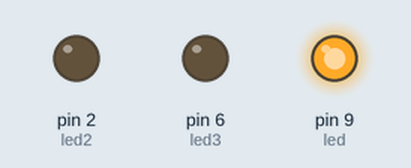
Recording of a sketch running on a simulated Arduino Uno, built with avr-gcc and run on an emulated ATmega328P. Shown: output pins drawn as LEDs (lit = HIGH).

Above: at 0.2 s.
At 1.2 s:
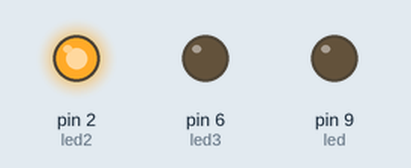
At 2.2 s:
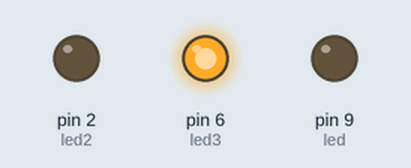
At 5.7 s:
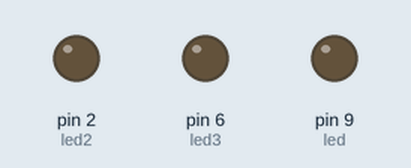
Timing chart, 0 to 6.9 s (numbered marks = the images above):
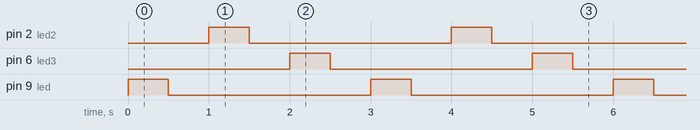

The sketch:

Pisca-pisca.ino
```cpp
int led = 9;
int led2 = 2;
int led3 = 6;

void setup() {
  // put your setup code here, to run once:
  pinMode(led, OUTPUT);
  pinMode(led2, OUTPUT);
  pinMode(led3, OUTPUT);
}

void loop() {
  // put your main code here, to run repeatedly:
  digitalWrite(led, HIGH);
  delay(500);
  digitalWrite(led, LOW);
  delay(500);
  digitalWrite(led2, HIGH);
  delay(500);
  digitalWrite(led2, LOW);
  delay(500);
  digitalWrite(led3, HIGH);
  delay(500);
  digitalWrite(led3, LOW);
  delay(500);
}
```

Measured:
- by itself, pin 2 (led2), pin 6 (led3), pin 9 (led): alternates HIGH for 0.50 s and LOW for 2.5 s
- by itself, everything shown: repeats every 3.0 s, in 6 steps
